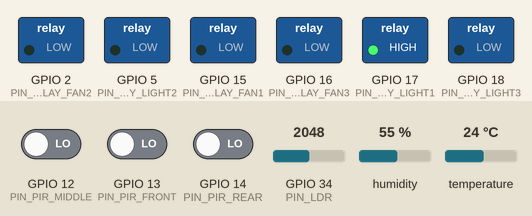
Recording of a sketch running on a simulated ESP32. Shown: switched loads named in the sketch (green lamp = pin HIGH). Inputs (shaded band) come from the test bench; at power-on: GPIO 34 (PIN_LDR) = 2048, GPIO 12 (PIN_PIR_MIDDLE) LOW, GPIO 13 (PIN_PIR_FRONT) LOW, GPIO 14 (PIN_PIR_REAR) LOW, humidity 55 %, temperature 24 °C. WiFi joins after 1.5 s; servers stay silent unless stated; uploads are accepted with an empty reply; what the sketch prints to the serial monitor is not drawn.

Above: at 3.7 s.
3.8 s: GPIO 34 (PIN_LDR) set to 1567
5.3 s: GPIO 34 (PIN_LDR) set to 1450
At 5.8 s:
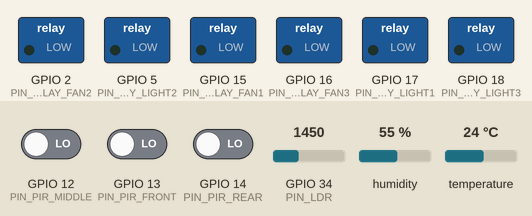
6.8 s: GPIO 34 (PIN_LDR) set to 2047
At 7.9 s:
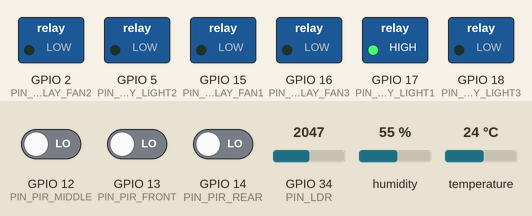
8.3 s: GPIO 34 (PIN_LDR) set to 1228
At 9.3 s:
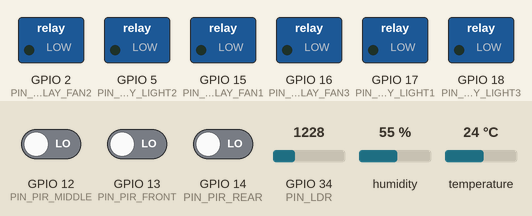
Timing chart, 0 to 10.8 s (numbered marks = the images above; inputs shaded):
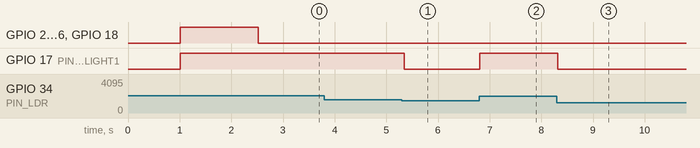

The sketch:

esp32_smart_classroom.ino
```cpp
/*
  =============================================================================
  PROJECT: Smart Classroom of Kishkinda University
  TYPE: Final-Year CSE Project — IoT-Based Energy Monitoring & Automatic Control
  TARGET: ESP32-WROOM-32 Development Board
  =============================================================================

  PIN ASSIGNMENTS:
  -----------------------------------------------------------------------------
  PIR SENSORS (HC-SR501):
    - Front Row PIR (Row 1):  GPIO 13
    - Middle Row PIR (Row 2): GPIO 12
    - Rear Row PIR (Row 3):   GPIO 14

  ENVIRONMENTAL SENSORS:
    - DHT22 (Temp & Humidity): GPIO 4
    - LDR (Daylight Sensor):   GPIO 34 (ADC1_CH6 - Input only)

  RELAY MODULE (FANS):
    - Fan Relay 1 (Front):    GPIO 15
    - Fan Relay 2 (Middle):   GPIO 2
    - Fan Relay 3 (Rear):     GPIO 16

  RELAY MODULE (LIGHTS):
    - Light Relay 1 (Front):  GPIO 17
    - Light Relay 2 (Middle): GPIO 5
    - Light Relay 3 (Rear):   GPIO 18
  =============================================================================
*/

#include <WiFi.h>
#include <HTTPClient.h>
#include <DHT.h>
#include <ArduinoJson.h>

// WiFi Credentials
const char* ssid = "Kishkinda_University_WiFi";
const char* password = "CampusIoTPassword123";

// Backend API URL
const char* serverUrl = "http://192.168.1.100:8000/api/telemetry";

// GPIO Pin Definitions
#define PIN_PIR_FRONT     13
#define PIN_PIR_MIDDLE    12
#define PIN_PIR_REAR      14

#define PIN_DHT           4
#define DHTTYPE           DHT22

#define PIN_LDR           34

#define PIN_RELAY_FAN1    15
#define PIN_RELAY_FAN2    2
#define PIN_RELAY_FAN3    16

#define PIN_RELAY_LIGHT1  17
#define PIN_RELAY_LIGHT2  5
#define PIN_RELAY_LIGHT3  18

// Relay Logic Configuration:
// Most 4/8-channel relay boards are ACTIVE LOW (LOW = Relay ON, HIGH = Relay OFF).
#define RELAY_ON  LOW
#define RELAY_OFF HIGH

// Operational Constants
const unsigned long TELEMETRY_INTERVAL_MS = 2000;
const unsigned long DEFAULT_MOTION_TIMEOUT_MS = 300000; // 5 minutes
const int DAYLIGHT_THRESHOLD_LUX = 400; // Above this, ambient sunlight is sufficient

// Global Sensor Objects
DHT dht(PIN_DHT, DHTTYPE);

// Zone Timers & Motion Tracking
unsigned long lastMotionFront = 0;
unsigned long lastMotionMiddle = 0;
unsigned long lastMotionRear = 0;
unsigned long lastTelemetrySent = 0;

// System Mode
bool isAutomaticMode = true;

void setup() {
  Serial.begin(115200);
  delay(1000);
  Serial.println(F("\n========================================================"));
  Serial.println(F("Smart Classroom of Kishkinda University — Node LH-204"));
  Serial.println(F("Firmware: v2.4.1-node-LH204"));
  Serial.println(F("========================================================"));

  // Configure PIR Pins
  pinMode(PIN_PIR_FRONT, INPUT);
  pinMode(PIN_PIR_MIDDLE, INPUT);
  pinMode(PIN_PIR_REAR, INPUT);

  // Configure LDR Pin
  pinMode(PIN_LDR, INPUT);

  // Configure Relay Pins (Initialized to OFF)
  const int fanPins[] = {PIN_RELAY_FAN1, PIN_RELAY_FAN2, PIN_RELAY_FAN3};
  const int lightPins[] = {PIN_RELAY_LIGHT1, PIN_RELAY_LIGHT2, PIN_RELAY_LIGHT3};

  for (int i = 0; i < 3; i++) {
    pinMode(fanPins[i], OUTPUT);
    digitalWrite(fanPins[i], RELAY_OFF);
    pinMode(lightPins[i], OUTPUT);
    digitalWrite(lightPins[i], RELAY_OFF);
  }

  // Initialize DHT22
  dht.begin();
  Serial.println(F("[Sensors] DHT22 & PIR Sensors Initialized."));

  // Connect to WiFi
  Serial.print(F("[WiFi] Connecting to: "));
  Serial.println(ssid);
  WiFi.begin(ssid, password);

  // Non-blocking WiFi retry (continues local operation even if offline)
  int attempts = 0;
  while (WiFi.status() != WL_CONNECTED && attempts < 15) {
    delay(500);
    Serial.print(F("."));
    attempts++;
  }

  if (WiFi.status() == WL_CONNECTED) {
    Serial.println(F("\n[WiFi] Connected successfully!"));
    Serial.print(F("[WiFi] IP Address: "));
    Serial.println(WiFi.localIP());
  } else {
    Serial.println(F("\n[WiFi] Offline mode active. Running local automatic control logic."));
  }
}

void loop() {
  unsigned long currentMillis = millis();

  // Read PIR Sensors
  bool motionFront = (digitalRead(PIN_PIR_FRONT) == HIGH);
  bool motionMiddle = (digitalRead(PIN_PIR_MIDDLE) == HIGH);
  bool motionRear = (digitalRead(PIN_PIR_REAR) == HIGH);

  // Update Motion Timestamps
  if (motionFront)  lastMotionFront  = currentMillis;
  if (motionMiddle) lastMotionMiddle = currentMillis;
  if (motionRear)   lastMotionRear   = currentMillis;

  // Read LDR (0 - 4095 mapped roughly to Lux)
  int rawLDR = analogRead(PIN_LDR);
  int ambientLux = map(rawLDR, 0, 4095, 50, 1000);

  // Local Failsafe Automatic Control
  if (isAutomaticMode) {
    // Front Row (Row 1)
    bool frontActive = (currentMillis - lastMotionFront < DEFAULT_MOTION_TIMEOUT_MS);
    digitalWrite(PIN_RELAY_FAN1, frontActive ? RELAY_ON : RELAY_OFF);
    // Daylight harvesting for Front Row near windows:
    if (frontActive && ambientLux < DAYLIGHT_THRESHOLD_LUX) {
      digitalWrite(PIN_RELAY_LIGHT1, RELAY_ON);
    } else {
      digitalWrite(PIN_RELAY_LIGHT1, RELAY_OFF);
    }

    // Middle Row (Row 2)
    bool middleActive = (currentMillis - lastMotionMiddle < DEFAULT_MOTION_TIMEOUT_MS);
    digitalWrite(PIN_RELAY_FAN2, middleActive ? RELAY_ON : RELAY_OFF);
    digitalWrite(PIN_RELAY_LIGHT2, middleActive ? RELAY_ON : RELAY_OFF);

    // Rear Row (Row 3)
    bool rearActive = (currentMillis - lastMotionRear < DEFAULT_MOTION_TIMEOUT_MS);
    digitalWrite(PIN_RELAY_FAN3, rearActive ? RELAY_ON : RELAY_OFF);
    digitalWrite(PIN_RELAY_LIGHT3, rearActive ? RELAY_ON : RELAY_OFF);
  }

  // Periodic Telemetry Push to Backend
  if (currentMillis - lastTelemetrySent >= TELEMETRY_INTERVAL_MS) {
    lastTelemetrySent = currentMillis;

    float temperature = dht.readTemperature();
    float humidity = dht.readHumidity();

    if (isnan(temperature) || isnan(humidity)) {
      temperature = 24.6;
      humidity = 58.0;
    }

    // Print to Serial for hardware debugging
    Serial.printf("[Telemetry] Temp: %.1fC | Humidity: %.1f%% | Lux: %d | PIR: [F:%d, M:%d, R:%d]\n",
                  temperature, humidity, ambientLux, motionFront, motionMiddle, motionRear);

    // Send HTTP POST if WiFi connected
    if (WiFi.status() == WL_CONNECTED) {
      HTTPClient http;
      http.begin(serverUrl);
      http.addHeader("Content-Type", "application/json");

      StaticJsonDocument<256> doc;
      doc["temperature"] = temperature;
      doc["humidity"] = humidity;
      doc["ldr_lux"] = ambientLux;
      doc["pir_front"] = motionFront;
      doc["pir_middle"] = motionMiddle;
      doc["pir_rear"] = motionRear;

      String requestBody;
      serializeJson(doc, requestBody);

      int httpResponseCode = http.POST(requestBody);
      if (httpResponseCode > 0) {
        String response = http.getString();
        // Server could return {"mode": "MANUAL"} to override
        StaticJsonDocument<128> resDoc;
        DeserializationError err = deserializeJson(resDoc, response);
        if (!err && resDoc.containsKey("mode")) {
          const char* modeStr = resDoc["mode"];
          isAutomaticMode = (strcmp(modeStr, "AUTOMATIC") == 0);
        }
      }
      http.end();
    }
  }

  delay(50);
}
```

Measured:
- the behaviour switches between 1509 and 1508 on GPIO 34 (PIN_LDR) (found by bisection; images 0 and 1)
- after the input at 3.8 s, every drawn part: stays the same
- after the input at 5.3 s, GPIO 17 (PIN_RELAY_LIGHT1): HIGH → LOW after 0.05 s
- after the input at 6.8 s, GPIO 17 (PIN_RELAY_LIGHT1): LOW → HIGH at once
- after the input at 8.3 s, GPIO 17 (PIN_RELAY_LIGHT1): HIGH → LOW at once
